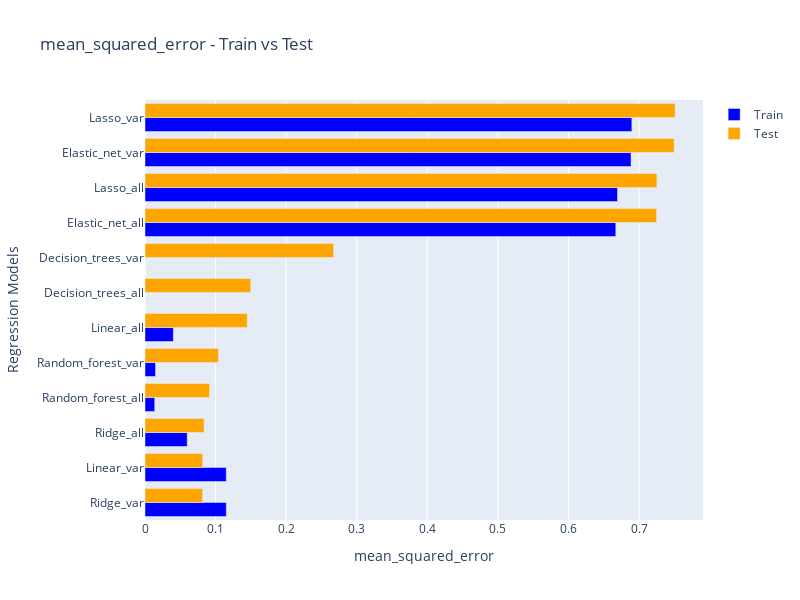

Notebook code for this chart:
### Code cell
# Filtrer les résultats pour la métrique "mean_squared_error"
mse_results = all_results[all_results['metric'] == 'mean_squared_error'].sort_values(by='test')

# Créer un graphique avec Plotly Express
fig = go.Figure()

# Ajouter les barres pour le train
fig.add_trace(go.Bar(
    y=mse_results.index.get_level_values('Models'),
    x=mse_results['train'].values,  # Utiliser .values pour accéder aux valeurs du DataFrame
    name='Train',
    marker_color='blue',
    orientation='h'  # Utiliser une orientation horizontale
))

# Ajouter les barres pour le test
fig.add_trace(go.Bar(
    y=mse_results.index.get_level_values('Models'),
    x=mse_results['test'].values,  # Utiliser .values pour accéder aux valeurs du DataFrame
    name='Test',
    marker_color='orange',
    orientation='h'  # Utiliser une orientation horizontale
))

# Mise en forme du graphique
fig.update_layout(
    barmode='group',
    title='mean_squared_error - Train vs Test',
    xaxis_title='mean_squared_error',
    yaxis_title='Regression Models',
    height=600, 
    width=800
)

# Afficher le graphique
fig.show()

### Figure 1 — Plotly figure (JSON) as saved in the notebook; plotly's stock layout.template omitted (floating-point values rounded to 4 significant figures)
{"data": [{"marker": {"color": "blue"}, "name": "Train", "orientation": "h", "type": "bar", "x": [0.1152, 0.1152, 0.05981, 0.0138, 0.01491, 0.04017, 8.039e-36, 4.848e-06, 0.6671, 0.6696, 0.6886, 0.6898], "y": ["Ridge_var", "Linear_var", "Ridge_all", "Random_forest_all", "Random_forest_var", "Linear_all", "Decision_trees_all", "Decision_trees_var", "Elastic_net_all", "Lasso_all", "Elastic_net_var", "Lasso_var"]}, {"marker": {"color": "orange"}, "name": "Test", "orientation": "h", "type": "bar", "visible": true, "x": [0.0816, 0.08165, 0.08375, 0.0915, 0.1041, 0.1448, 0.1498, 0.2671, 0.7249, 0.7253, 0.7498, 0.7511], "y": ["Ridge_var", "Linear_var", "Ridge_all", "Random_forest_all", "Random_forest_var", "Linear_all", "Decision_trees_all", "Decision_trees_var", "Elastic_net_all", "Lasso_all", "Elastic_net_var", "Lasso_var"]}], "layout": {"barmode": "group", "height": 600, "title": {"text": "mean_squared_error - Train vs Test"}, "width": 800, "xaxis": {"autorange": true, "range": [0, 0.7906], "title": {"text": "mean_squared_error"}, "type": "linear"}, "yaxis": {"autorange": true, "range": [-0.5, 11.5], "title": {"text": "Regression Models"}, "type": "category"}}}
